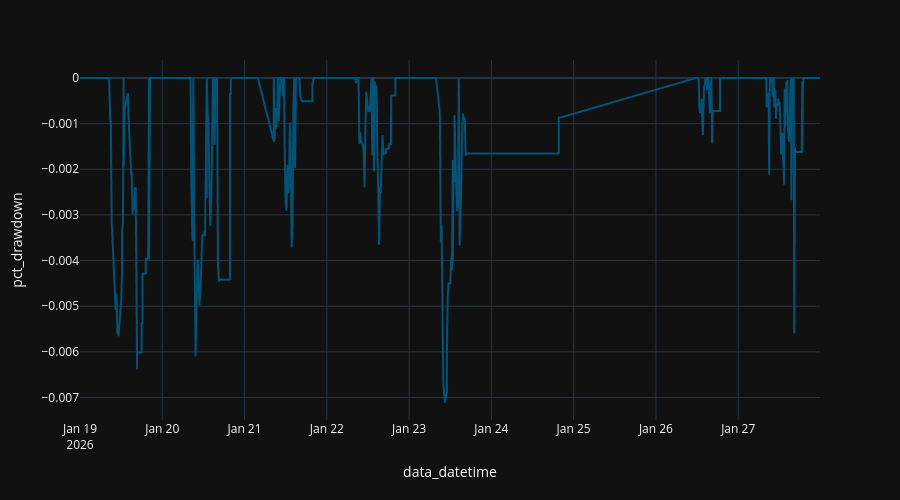

The code cell stored with this chart in its notebook:
### Code cell
dfasset_name = 'ISFEl_EQ'

x = df[df['name'] == asset_name][['data_datetime', 'pct_drawdown', 'name']].sort_values(by="data_datetime")

fig = px.line (
  x,
  "data_datetime",
  "pct_drawdown",
#   color_discrete_sequence="Tealgrn_r",
)

fig.update_layout (
  height=500,
)

### Figure 1 — Plotly figure (JSON) as saved in the notebook; plotly's stock layout.template omitted (floating-point values rounded to 4 significant figures; data arrays with more than 128 entries replaced by an {"elided": "..."} marker saying what was removed)
{"data": [{"hovertemplate": "data_datetime=%{x}<br>pct_drawdown=%{y}<extra></extra>", "legendgroup": "", "line": {"color": "rgb(4, 82, 117)", "dash": "solid"}, "marker": {"symbol": "circle"}, "mode": "lines", "name": "", "showlegend": false, "type": "scattergl", "x": {"elided": "1226 str values"}, "xaxis": "x", "y": {"elided": "1226 float values"}, "yaxis": "y"}], "layout": {"height": 500, "legend": {"tracegroupgap": 0}, "margin": {"t": 60}, "xaxis": {"anchor": "y", "domain": [0, 1], "title": {"text": "data_datetime"}}, "yaxis": {"anchor": "x", "domain": [0, 1], "title": {"text": "pct_drawdown"}}}}
